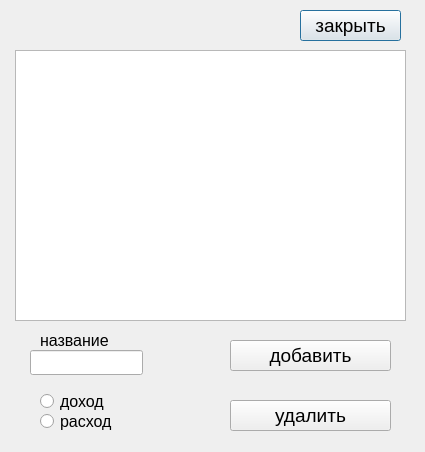
<?xml version="1.0" encoding="UTF-8"?>
<ui version="4.0">
 <class>Type</class>
 <widget class="QDialog" name="Type">
  <property name="geometry">
   <rect>
    <x>0</x>
    <y>0</y>
    <width>425</width>
    <height>452</height>
   </rect>
  </property>
  <property name="windowTitle">
   <string>тип операции</string>
  </property>
  <widget class="QTableView" name="type_table_view">
   <property name="geometry">
    <rect>
     <x>15</x>
     <y>50</y>
     <width>391</width>
     <height>271</height>
    </rect>
   </property>
   <property name="font">
    <font>
     <pointsize>14</pointsize>
    </font>
   </property>
  </widget>
  <widget class="QPushButton" name="exit_button">
   <property name="geometry">
    <rect>
     <x>300</x>
     <y>10</y>
     <width>101</width>
     <height>31</height>
    </rect>
   </property>
   <property name="font">
    <font>
     <pointsize>14</pointsize>
    </font>
   </property>
   <property name="text">
    <string>закрыть</string>
   </property>
  </widget>
  <widget class="QPushButton" name="add_button">
   <property name="geometry">
    <rect>
     <x>230</x>
     <y>340</y>
     <width>161</width>
     <height>31</height>
    </rect>
   </property>
   <property name="font">
    <font>
     <pointsize>14</pointsize>
    </font>
   </property>
   <property name="text">
    <string>добавить</string>
   </property>
  </widget>
  <widget class="QPushButton" name="remove_button">
   <property name="geometry">
    <rect>
     <x>230</x>
     <y>400</y>
     <width>161</width>
     <height>31</height>
    </rect>
   </property>
   <property name="font">
    <font>
     <pointsize>14</pointsize>
    </font>
   </property>
   <property name="text">
    <string>удалить</string>
   </property>
  </widget>
  <widget class="QLineEdit" name="name">
   <property name="geometry">
    <rect>
     <x>30</x>
     <y>350</y>
     <width>113</width>
     <height>25</height>
    </rect>
   </property>
   <property name="font">
    <font>
     <pointsize>14</pointsize>
    </font>
   </property>
  </widget>
  <widget class="QLabel" name="name_label">
   <property name="geometry">
    <rect>
     <x>40</x>
     <y>330</y>
     <width>91</width>
     <height>21</height>
    </rect>
   </property>
   <property name="font">
    <font>
     <pointsize>12</pointsize>
    </font>
   </property>
   <property name="text">
    <string>название</string>
   </property>
  </widget>
  <widget class="QRadioButton" name="income">
   <property name="geometry">
    <rect>
     <x>40</x>
     <y>390</y>
     <width>93</width>
     <height>23</height>
    </rect>
   </property>
   <property name="font">
    <font>
     <pointsize>12</pointsize>
    </font>
   </property>
   <property name="text">
    <string>доход</string>
   </property>
  </widget>
  <widget class="QRadioButton" name="expense">
   <property name="geometry">
    <rect>
     <x>40</x>
     <y>410</y>
     <width>93</width>
     <height>23</height>
    </rect>
   </property>
   <property name="font">
    <font>
     <pointsize>12</pointsize>
    </font>
   </property>
   <property name="text">
    <string>расход</string>
   </property>
  </widget>
 </widget>
 <resources/>
 <connections/>
</ui>
